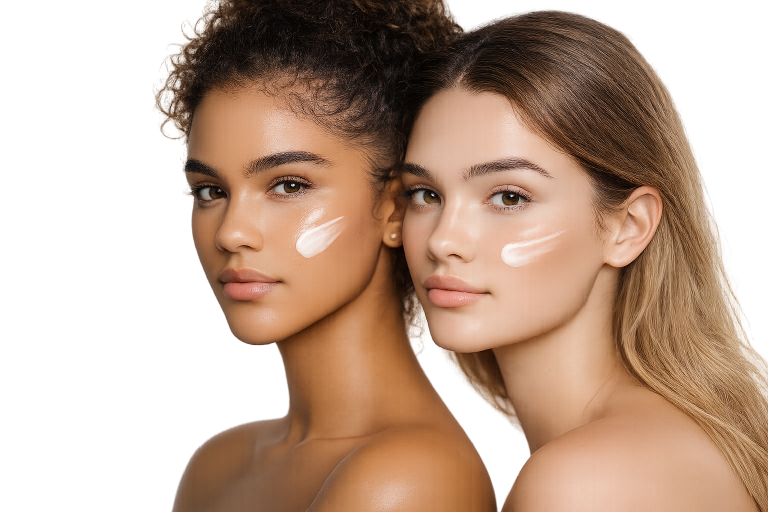
#> input picture assets/imgs/Hero_img.png, 1536 x 1024 px (shown at 1/2 size)
$ python _optimize_images.py
#> lines starting #> are read from the running program, lines starting #| are printed output that depends on the picture
# -*- coding: utf-8 -*-
"""Generate WebP derivatives and point HTML imgs at them. Run from repo root."""
from __future__ import annotations

import io
import re
from pathlib import Path

from PIL import Image

ROOT = Path("assets/imgs")


def save_jpeg(im: Image.Image, path: Path, quality: int = 85, max_edge: int = 1600) -> int:
    im = im.convert("RGB")
    w, h = im.size
    scale = min(1.0, max_edge / max(w, h))
    if scale < 1:
        im = im.resize((int(w * scale), int(h * scale)), Image.Resampling.LANCZOS)
    buf = io.BytesIO()
    im.save(buf, "JPEG", quality=quality, optimize=True, progressive=True)
    path.write_bytes(buf.getvalue())
    return len(buf.getvalue())


def save_webp(im: Image.Image, path: Path, quality: int = 82, max_edge: int = 1600) -> int:
    im = im.convert("RGB")
    w, h = im.size
    scale = min(1.0, max_edge / max(w, h))
    if scale < 1:
        im = im.resize((int(w * scale), int(h * scale)), Image.Resampling.LANCZOS)
    buf = io.BytesIO()
    im.save(buf, "WEBP", quality=quality, method=6)
    path.write_bytes(buf.getvalue())
    return len(buf.getvalue())


def edge_for(path: Path) -> int:
    name = path.name
    if any(x in name for x in ("Hero", "Main_", "Kapcsolat", "Rolam", "Szolg", "Manikur", "Szemoldok", "manikur")):
        return 1600
    return 1400


def ensure_from_png() -> None:
    for png_name, quality in (
        ("Hero_img.png", 88),
        ("Hero_background_img.png", 82),
        ("manikur_3.PNG", 88),
    ):
        src = ROOT / png_name
        if not src.exists():
            print("missing", png_name)
            continue
        im = Image.open(src)
#> im is the input picture: PIL image 1536x1024 RGBA; mean R, G, B, A 148.1, 114.6, 90.6, 161.6
        jpg = ROOT / f"{src.stem}.jpg"
        webp = ROOT / f"{src.stem}.webp"
        jb = save_jpeg(im, jpg, quality=quality, max_edge=1600)
#> in save_jpeg, `im = im.convert("RGB")`:
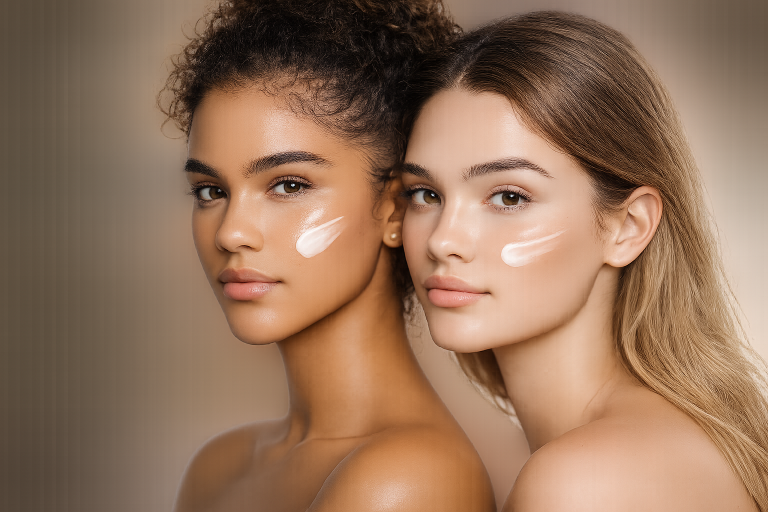
#> im: PIL image 1536x1024 RGB (shown at 1/2 size); mean R, G, B 148.1, 114.6, 90.6
#> jb = 257815
        wb = save_webp(im, webp, quality=min(quality, 84), max_edge=1600)
#> wb = 171468
        print(f"PNG {png_name}: JPG {jb/1024:.0f}KB, WEBP {wb/1024:.0f}KB")
#| PNG Hero_img.png: JPG 252KB, WEBP 167KB
#> pass 2 of the loop in ensure_from_png, `for png_name, quality in (`:
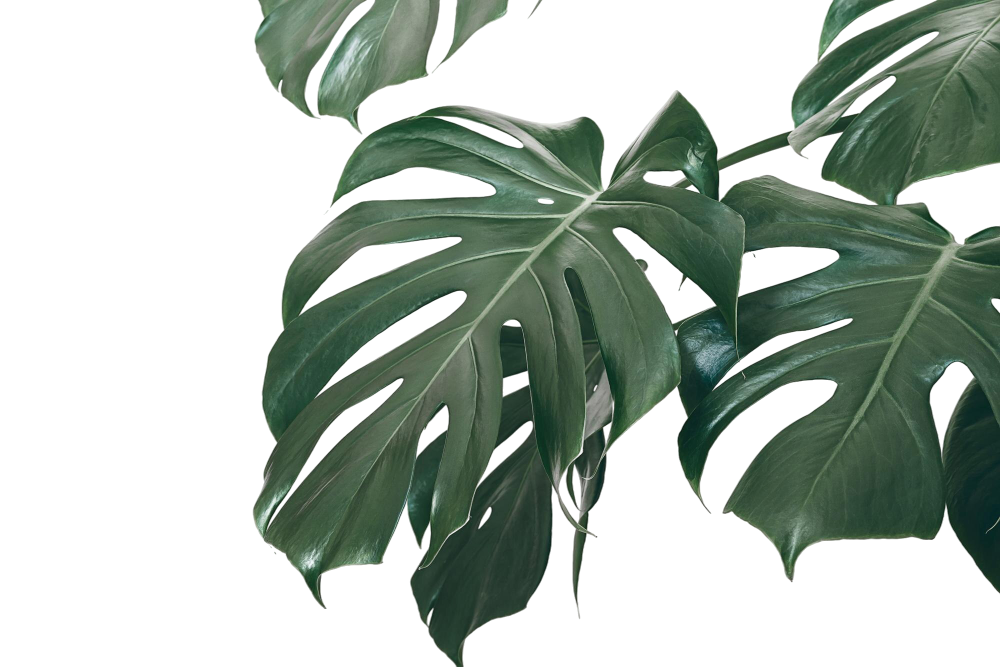
#> input picture assets/imgs/Hero_background_img.png, 2000 x 1333 px (shown at 1/2 size)
#> in ensure_from_png, im is the input picture: PIL image 2000x1333 RGBA; mean R, G, B, A 35.7, 47.8, 37.8, 111.8
#> in save_jpeg (call 2), `im = im.convert("RGB")`:
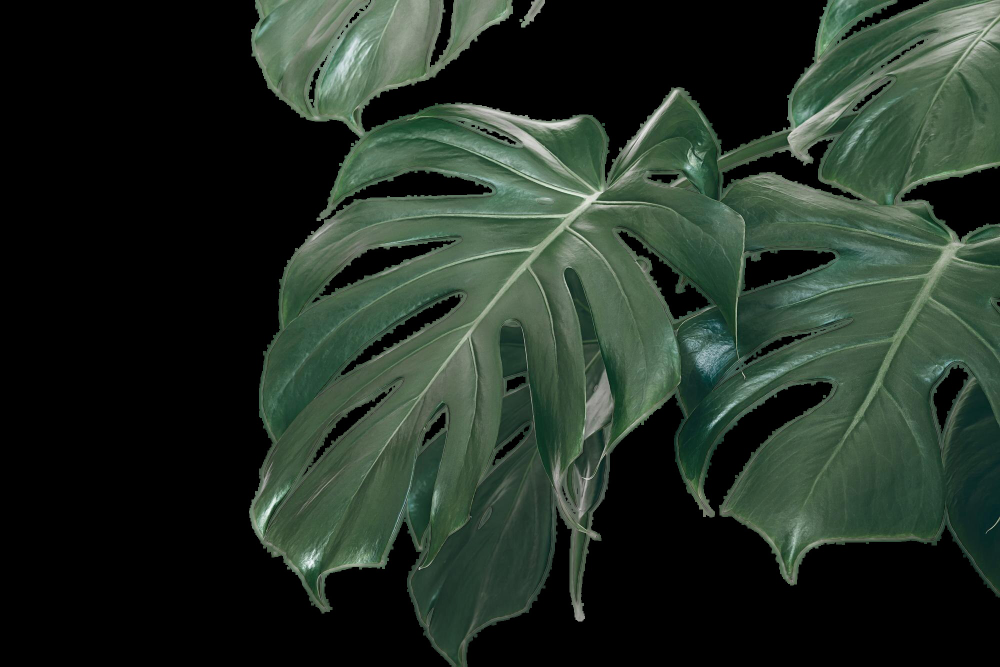
#> im: PIL image 2000x1333 RGB (shown at 1/2 size); mean R, G, B 35.7, 47.8, 37.8
#> jb = 170249
#> in ensure_from_png, `wb = save_webp(im, webp, quality=min(quality, 84), max_edge=1600)`: wb = 100524
#| PNG Hero_background_img.png: JPG 166KB, WEBP 98KB


def build_webps() -> None:
    for p in sorted(ROOT.rglob("*")):
        if p.suffix.lower() not in {".jpg", ".jpeg"}:
            continue
        if p.name.startswith("og-share"):
            continue
        edge = edge_for(p)
        im = Image.open(p)
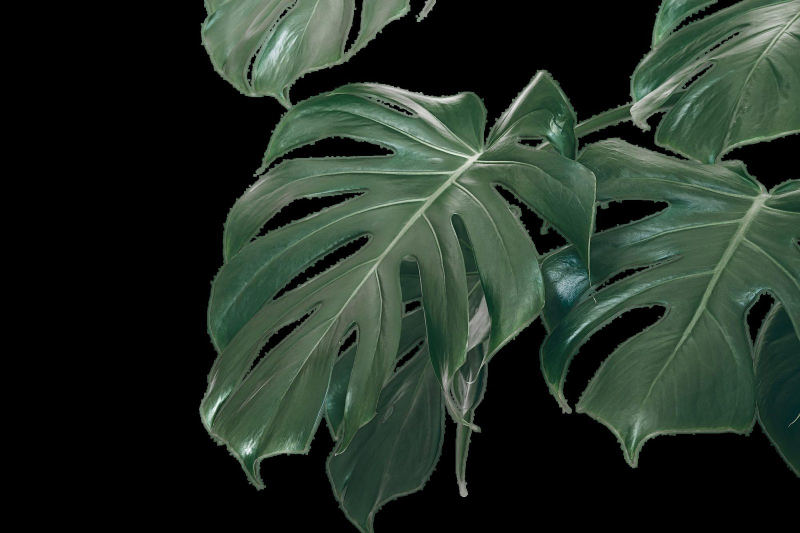
#> input picture assets/imgs/Hero_background_img.jpg, 1600 x 1066 px (shown at 1/2 size)
#> im is the input picture: PIL image 1600x1066 RGB; mean R, G, B 35.8, 47.9, 38
        before = p.stat().st_size
        w, h = im.size
#> w = 1600; h = 1066
        if max(w, h) > edge or before > 250 * 1024:
            # Write candidate to memory; only replace if smaller
            tmp = p.with_suffix(".tmp.jpg")
            buf_size = save_jpeg(im, tmp, quality=85, max_edge=edge)
            if buf_size < before * 0.95:
                tmp.replace(p)
                print(f"shrink {p.relative_to(ROOT)} {before/1024:.0f}->{buf_size/1024:.0f}KB")
                im = Image.open(p)
            else:
                tmp.unlink(missing_ok=True)
        wb = save_webp(im, p.with_suffix(".webp"), quality=82, max_edge=edge)
#> wb = 104788
        print(f"webp {p.relative_to(ROOT)} -> {wb/1024:.0f}KB")
#| webp Hero_background_img.jpg -> 102KB
#> pass 2 of the loop in build_webps, `for p in sorted(ROOT.rglob("*")):`:


SRC_ATTR = re.compile(
    r"""\b(src)=(["'])([^"']+\.(?:png|PNG|jpg|JPG|jpeg|JPEG))\2"""
)


def update_html() -> None:
    html_files = list(Path(".").glob("*.html")) + list(Path("hu").glob("*.html"))
#> html_files = []
    changed = 0
    reps = 0

    for hf in html_files:
        text = hf.read_text(encoding="utf-8")

        def repl(m: re.Match[str]) -> str:
            nonlocal reps
            attr, quote, url = m.group(1), m.group(2), m.group(3)
            if url.startswith("http"):
                return m.group(0)
            local = (hf.parent / url).resolve()
            webp = local.with_suffix(".webp")
            if not webp.exists():
                # Hero_img.png -> Hero_img.webp (same stem)
                webp = local.with_name(local.stem + ".webp")
            if webp.exists():
                new_url = url.rsplit(".", 1)[0] + ".webp"
                reps += 1
                return f"{attr}={quote}{new_url}{quote}"
            if local.suffix.lower() == ".png":
                jpg = local.with_name(local.stem + ".jpg")
                if jpg.exists():
                    new_url = url.rsplit(".", 1)[0] + ".jpg"
                    reps += 1
                    return f"{attr}={quote}{new_url}{quote}"
            return m.group(0)

        new = SRC_ATTR.sub(repl, text)
        if new != text:
            hf.write_text(new, encoding="utf-8")
            changed += 1
#> this loop made 0 passes
#> after the loop, changed = 0

    print(f"HTML updated: {changed} files, {reps} src swaps")
#| HTML updated: 0 files, 0 src swaps


def main() -> None:
    ensure_from_png()
    build_webps()
    update_html()


if __name__ == "__main__":
    main()
